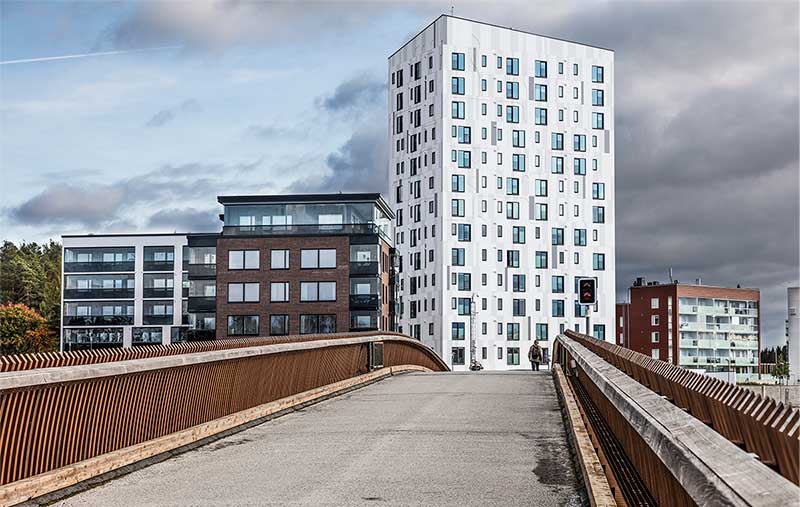
#> input picture EdgeEnhancementAndDetection/building.jpg, 800 x 507 px
$ jupyter execute 'Edge enhancement and edge detection.ipynb'
#> lines starting #> are read from the running program, lines starting #| are printed output that depends on the picture
# Edge enhancement and edge detection

Write a short report, with images before and after filtering.

[cell 1]
# Import libraries
import cv2 as cv
import numpy as np
from matplotlib import pyplot as plt

## 1. Apply the following 2D Laplacian sharpening filter mask to any image of your choice

|    |    |    |
|--- |--- |--- |
| 0  | -1 | 0  |
| -1 |  5 | -1 |
| 0  | -1 | 0  |

Choose an image with plenty of edges and structure, i.e., buldings or monuments. Include in your report a screen shot of the orignal as well as the filtered image and comment on your findings.

[cell 2]
buidlingImg = cv.imread('building.jpg')
#> buidlingImg is the input picture: shape (507, 800, 3); mean B, G, R 155.4, 151, 150.9
kernelLaplacian = np.array([[0.0,-1.0,0.0],[-1.0,5.0,-1.0],[0.0,-1.0,0.0]])
laplacianImage = cv.filter2D(buidlingImg, -1, kernelLaplacian)
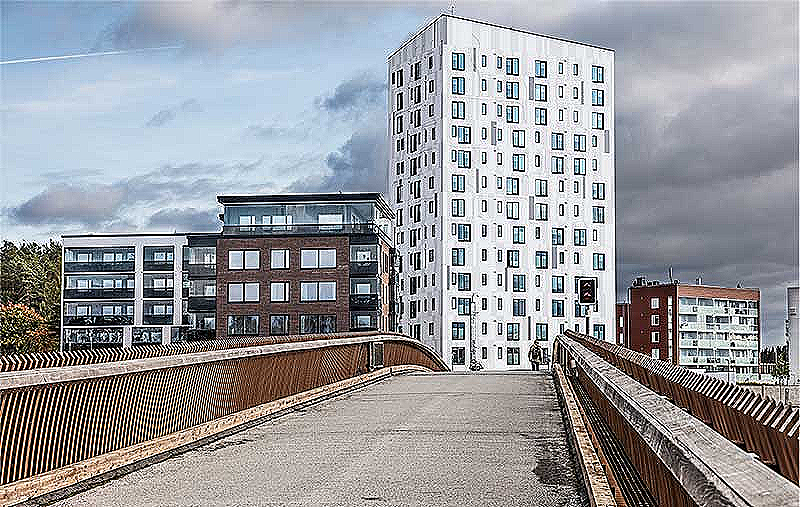
#> laplacianImage: shape (507, 800, 3); mean B, G, R 158, 153.4, 151.8

fig = plt.figure(figsize=(18,18))

ax1 = fig.add_subplot(1,2,1)
ax1.imshow(buidlingImg[...,::-1])
ax1.set_title("Original image")
ax1.axis('off')

ax2 = fig.add_subplot(1,2,2)
ax2.imshow(laplacianImage[...,::-1])
ax2.set_title("Laplacian filtered")
ax2.axis('off')

plt.show()
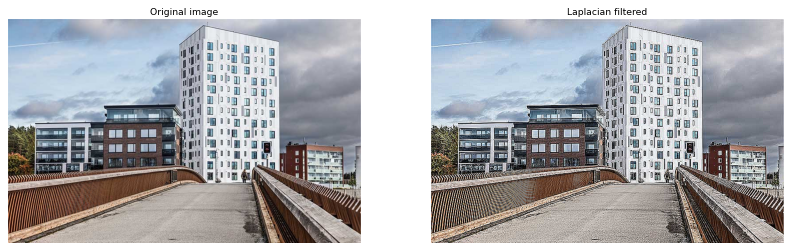
#> figure drawn by matplotlib, 2 panels

## 2. Apply the following Sobel horizontal (row) and vertical (column) edge detector mask to an image of your choice (use the same image as for #1)
Horizontal

|    |    |    |
|--- |--- |--- |
| 1  | 2 | 1  |
| 0 |  0 | 0 |
| -1  | -2 | -1  |

Vertical

|    |    |    |
|--- |--- |--- |
| -1  | 0 | 1  |
| -2 |  0 | 2 |
| -1  | 0 | 1  |

For this purpose you can again define the above mentionded masks and use the cv2.filter2D function or alternatively the cv2.Sobel function where the horizontal edge and vertical edge detector masks are already defined. Try both! Include in your report a screen shot of the orignal as well as the edge map and comment on your findings.

[cell 3]
fig = plt.figure(figsize=(20,14))

kernelVertical = np.array([[-1.0,0.0,1.0],[-2.0,0.0,2.0],[-1.0,0.0,1.0]])
filteredImageV = cv.filter2D(buidlingImg, -1, kernelVertical)
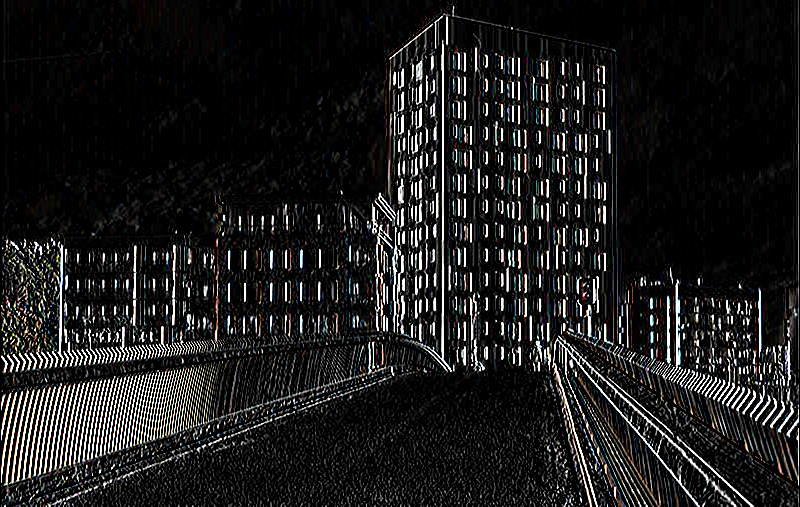
#> filteredImageV: shape (507, 800, 3); mean B, G, R 28.4, 28.7, 29
ax1 = fig.add_subplot(2,2,1)
ax1.imshow(filteredImageV[...,::-1])
ax1.set_title("Vertical cv2.filter2D")
ax1.axis('off')

kernelHorizontal = np.array([[1.0,2.0,1.0],[0.0,0.0,0.0],[-1.0,-2.0,-1.0]])
filteredImageH = cv.filter2D(buidlingImg[...,::-1], -1, kernelHorizontal)
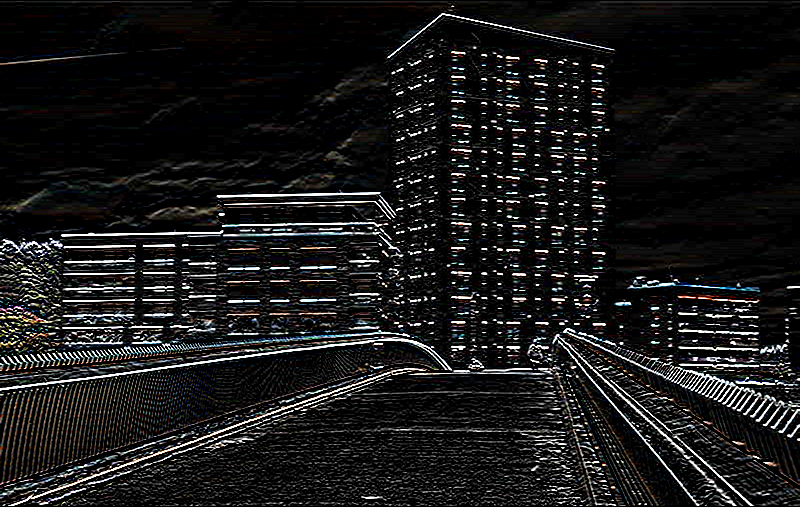
#> filteredImageH: shape (507, 800, 3); mean R, G, B 25.5, 25.3, 25.3
ax2 = fig.add_subplot(2,2,2)
ax2.imshow(filteredImageH)
ax2.set_title("Horizontal cv2.filter2D")
ax2.axis('off')

imgSobelV = cv.Sobel(buidlingImg, ddepth=-1, dx = 1, dy = 0, ksize = 3)
ax3 = fig.add_subplot(2,2,3)
ax3.imshow(imgSobelV)
ax3.set_title("Sobel Vertical")
ax3.axis('off')

imgSobelH = cv.Sobel(buidlingImg, ddepth=-1, dx = 0, dy = 1, ksize = 3)
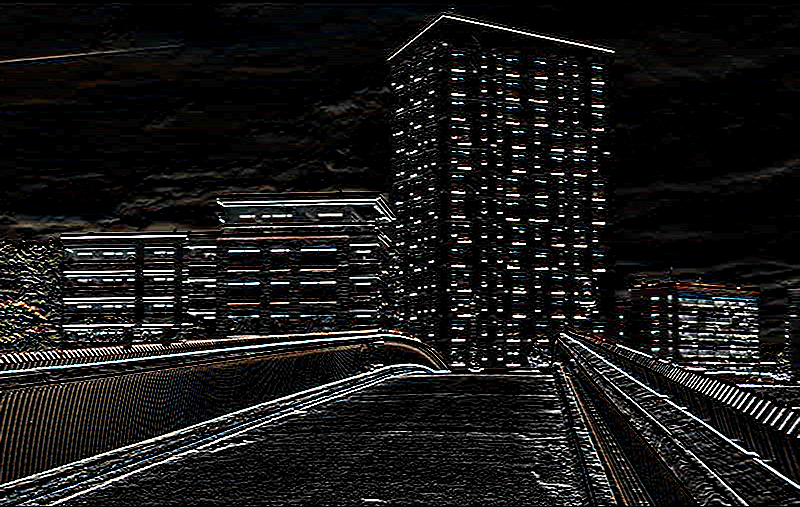
#> imgSobelH: shape (507, 800, 3); mean B, G, R 24.7, 25.1, 25.7
ax4 = fig.add_subplot(2,2,4)
ax4.imshow(imgSobelH)
ax4.set_title("Sobel Horizontal")
ax4.axis('off')

plt.show()
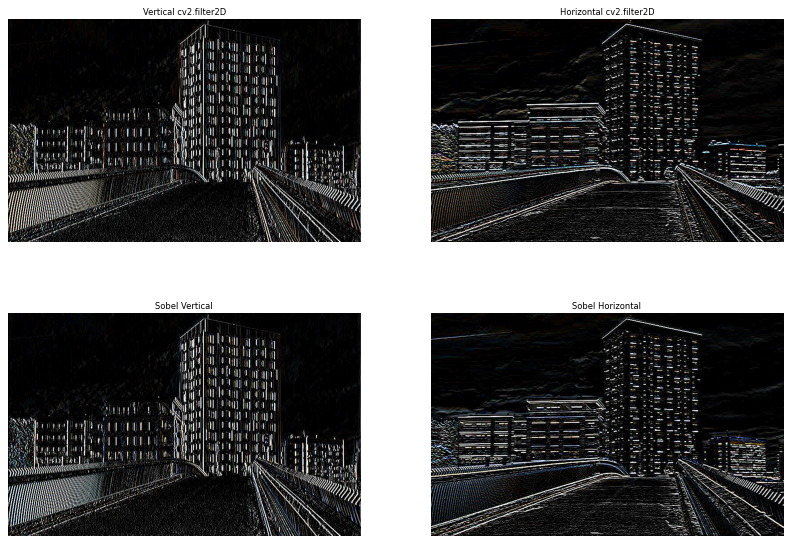
#> figure drawn by matplotlib, 4 panels; B, G, R data is drawn as R, G, B
